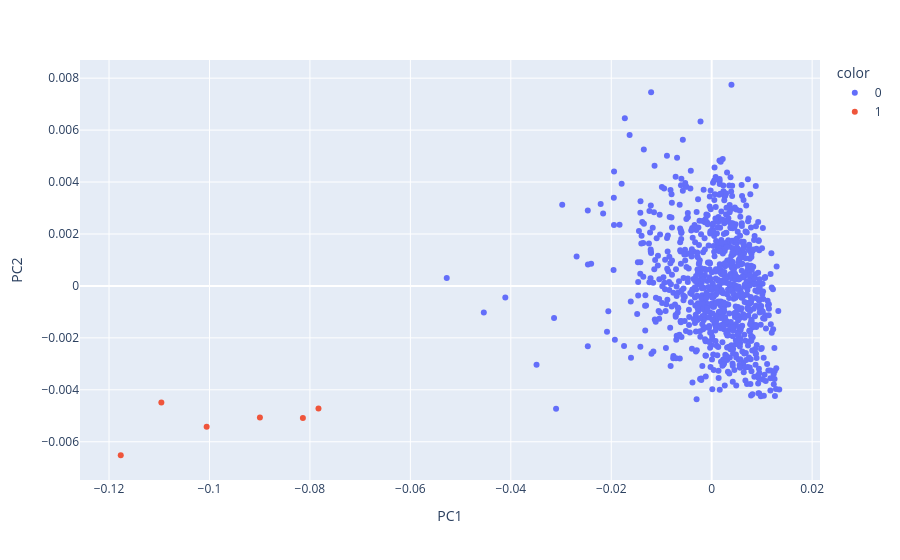

The code cell stored with this chart in its notebook:
### Code cell
# Visualiser les classes
scatter_plot(New_df, cah_partition)

### Figure 1 — Plotly figure (JSON) as saved in the notebook; plotly's stock layout.template omitted (floating-point values rounded to 4 significant figures; data arrays with more than 128 entries replaced by an {"elided": "..."} marker saying what was removed)
{"data": [{"hovertemplate": "color=0<br>PC1=%{x}<br>PC2=%{y}<extra></extra>", "legendgroup": "0", "marker": {"color": "#636efa", "symbol": "circle"}, "mode": "markers", "name": "0", "orientation": "v", "showlegend": true, "type": "scatter", "x": {"elided": "894 float values"}, "xaxis": "x", "y": {"elided": "894 float values"}, "yaxis": "y"}, {"hovertemplate": "color=1<br>PC1=%{x}<br>PC2=%{y}<extra></extra>", "legendgroup": "1", "marker": {"color": "#EF553B", "symbol": "circle"}, "mode": "markers", "name": "1", "orientation": "v", "showlegend": true, "type": "scatter", "x": [-0.0814, -0.1096, -0.1177, -0.0783, -0.1006, -0.08996], "xaxis": "x", "y": [-0.005082, -0.004492, -0.00652, -0.004722, -0.005424, -0.005069], "yaxis": "y"}], "layout": {"legend": {"title": {"text": "color"}, "tracegroupgap": 0}, "margin": {"t": 60}, "xaxis": {"anchor": "y", "domain": [0.0, 1.0], "title": {"text": "PC1"}}, "yaxis": {"anchor": "x", "domain": [0.0, 1.0], "title": {"text": "PC2"}}}}
